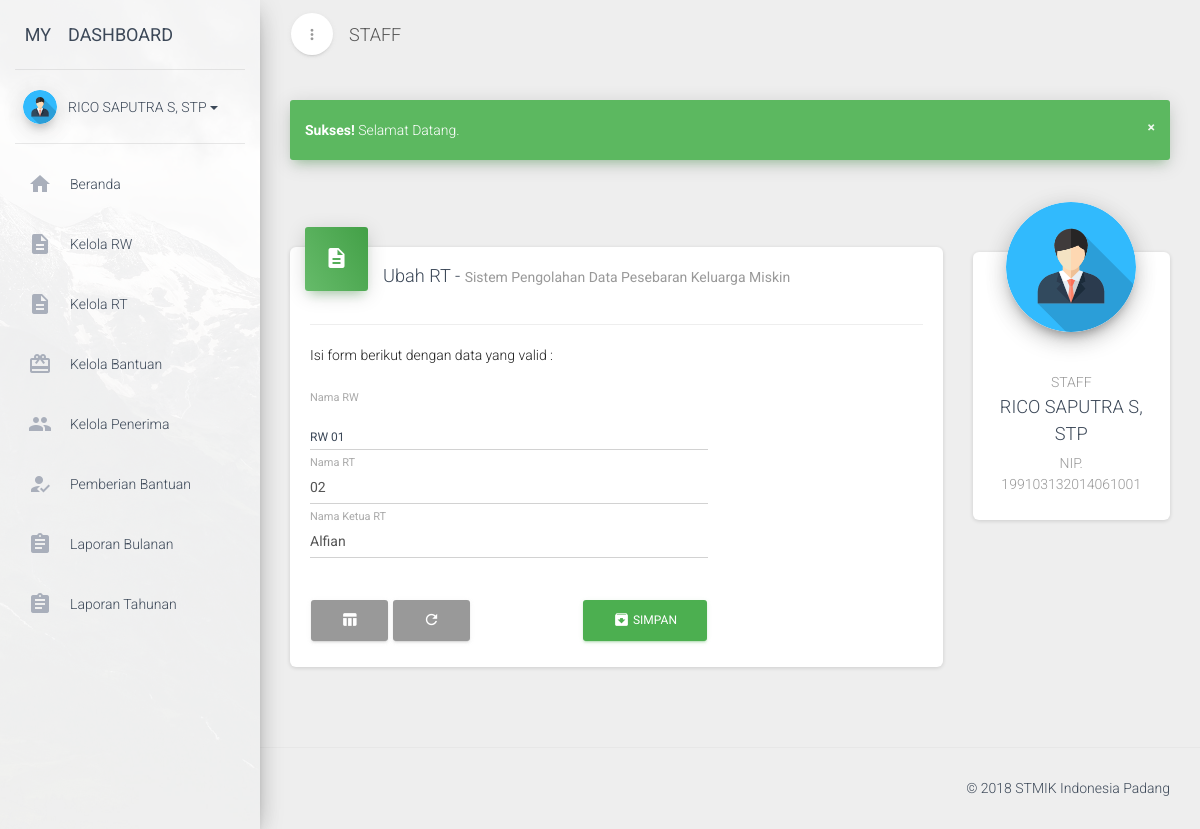
Page /dashboard.php?page=ubah-rt&id=3 (signed in) on the committed database.
### tables this page shows
CREATE TABLE `user_akun` (
  `id` int(11) NOT NULL AUTO_INCREMENT,
  `username` varchar(20) NOT NULL,
  `password` varchar(100) NOT NULL,
  `hak_akses` enum('admin','staff','lurah') NOT NULL,
  `status` tinyint(4) NOT NULL DEFAULT '0',
  `nama` varchar(50) NOT NULL,
  `nip` varchar(20) NOT NULL,
  PRIMARY KEY (`id`)
);

CREATE TABLE `rt` (
  `id` int(11) NOT NULL AUTO_INCREMENT,
  `rw_id` int(11) NOT NULL,
  `nama_rt` varchar(10) NOT NULL,
  `ketua_rt` varchar(50) NOT NULL,
  PRIMARY KEY (`id`)
);

CREATE TABLE `rw` (
  `id` int(11) NOT NULL AUTO_INCREMENT,
  `nama_rw` varchar(3) NOT NULL,
  `ketua_rw` varchar(50) NOT NULL,
  PRIMARY KEY (`id`)
);

### cores/function.php (called while the page is built, shortened)
<?php
	function koneksi() {
		$host = 'localhost';
		$user = 'root';
		$pass = '';
		$db = 'dbraskin';
		$conn = mysqli_connect($host, $user, $pass, $db);
		return $conn;
	}
	function getStaffProfil($id) {
		$conn = koneksi();
		$query = "SELECT * FROM user_akun WHERE id = '$id'";
		$procs = mysqli_query($conn, $query);
		$datas = mysqli_fetch_assoc($procs);
		return $datas;
	}
?>

### views/dashboard/rt/edit.php (the view, shortened to what this page needs)
<div class="row">
    <div class="col-md-9">
        <div class="card">
            <div class="card-header card-header-icon" data-background-color="green">
                <i class="material-icons">description</i>
            </div>
            <div class="card-content">
                <h4 class="card-title">Ubah RT -
                    <small class="category">Sistem Pengolahan Data Pesebaran Keluarga Miskin</small>
                </h4>
                <hr>
                <div class="row">
                    <div class="col-md-8">
                        <?php
                            $rt_id = $_GET['id'];
                            $query2 = "SELECT rt.id AS rtID, rw.id AS rwID, rw.nama_rw, rt.nama_rt, rt.ketua_rt FROM rw, rt WHERE rw.id = rt.rw_id AND rt.id = '$rt_id'";
                            $procs2 = mysqli_query($conn, $query2);
                            $data = mysqli_fetch_assoc($procs2);
                        ?>
                        <p>Isi form berikut dengan data yang valid :</p>
                        <form action="cores/dashboard/rt/edit-rt-process.php" method="post" accept-charset="utf-8">
                            <div class="form-group">
                                <label class="control-label" for="rw_id">Nama RW</label>
                                <select class="selectpicker" data-style="select-with-transition" title="Pilih RW" id="rw_id" name="rw_id">
                                    <option value="<?php echo $data['rwID'] ?>" selected>RW <?php echo $data['nama_rw'] ?></option>
                                </select>
                            </div>
                            <div class="form-group label-floating">
                                <label class="control-label" for="nama">Nama RT</label>
                                <input type="text" class="form-control" name="nama" id="nama" value="<?php echo $data['nama_rt'] ?>">
                            </div>
                            <div class="form-group label-floating">
                                <label class="control-label" for="ketua">Nama Ketua RT</label>
                                <input type="text" class="form-control" name="ketua" id="ketua" value="<?php echo $data['ketua_rt'] ?>">
                            </div><br>
                            <a href="?page=kelola-rt" class="btn btn-default"><i class="material-icons">table_chart</i></a>
                            <button type="reset" class="btn btn-default"><i class="material-icons">refresh</i></button>
                            <button type="submit" class="btn btn-fill btn-success pull-right">
                                <i class="material-icons">archive</i>
                                SIMPAN
                            </button>
                        </form>
                    </div>
                </div>
            </div>
        </div>
    </div>
    <div class="col-md-3">
        <?php include 'views/partials/rightbar.php'; ?>
    </div>
</div>

### views/partials/sidebar.php (shortened to what this page needs)
<div class="sidebar" data-active-color="green" data-background-color="white" data-image="assets/vendors/material-dashboard-pro/assets/img/sidebar-1.jpg">
    <div class="logo">
        <a href="?page=beranda" class="simple-text logo-mini">
            MY
        </a>
        <a href="?page=beranda" class="simple-text logo-normal">
            DASHBOARD
        </a>
    </div>
    <div class="sidebar-wrapper">
        <div class="user">
            <div class="photo">
                <img src="assets/img/avatar.png" />
            </div>
            <div class="info">
                <a data-toggle="collapse" href="user.html#collapseExample" class="collapsed">
                    <span>
                        <?php echo $profil['nama'] ?>
                        <b class="caret"></b>
                    </span>
                </a>
            </div>
        </div>
        <ul class="nav">
            <li class="<?php echo ($_GET['page'] == 'beranda')?'active':''; ?>">
                <a href="?page=beranda">
                    <i class="material-icons">home</i>
                    <p>Beranda</p>
                </a>
            </li>
            <?php
                if ($_SESSION['akses'] == 'staff') {
            ?>
                <li class="<?php echo ($_GET['page'] == 'kelola-rw')?'active':''; ?>">
                    <a href="?page=kelola-rw">
                        <i class="material-icons">description</i>
                        <p>Kelola RW</p>
                    </a>
                </li>
                <li class="<?php echo ($_GET['page'] == 'kelola-rt')?'active':''; ?>">
                    <a href="?page=kelola-rt">
                        <i class="material-icons">description</i>
                        <p>Kelola RT</p>
                    </a>
                </li>
                <li class="<?php echo ($_GET['page'] == 'kelola-bantuan')?'active':''; ?>">
                    <a href="?page=kelola-bantuan">
                        <i class="material-icons">card_giftcard</i>
                        <p>Kelola Bantuan</p>
                    </a>
                </li>
                <li class="<?php echo ($_GET['page'] == 'kelola-penerima')?'active':''; ?>">
                    <a href="?page=kelola-penerima">
                        <i class="material-icons">people</i>
                        <p>Kelola Penerima</p>
                    </a>
                </li>
                <li class="<?php echo ($_GET['page'] == 'kelola-pemberian')?'active':''; ?>">
                    <a href="?page=kelola-pemberian">
                        <i class="material-icons">how_to_reg</i>
                        <p>Pemberian Bantuan</p>
                    </a>
                </li>
                <li class="<?php echo ($_GET['page'] == 'laporan-bulanan')?'active':''; ?>">
                    <a href="?page=laporan-bulanan">
                        <i class="material-icons">assignment</i>
                        <p>Laporan Bulanan</p>
                    </a>
                </li>
                <li class="<?php echo ($_GET['page'] == 'laporan-tahunan')?'active':''; ?>">
                    <a href="?page=laporan-tahunan">
                        <i class="material-icons">assignment</i>
                        <p>Laporan Tahunan</p>
                    </a>
                </li>
            <?php
                }
            ?>
        </ul>
    </div>
</div>

### views/partials/rightbar.php
<div class="card card-profile">
    <div class="card-avatar">
        <a href="#">
            <img class="img" src="assets/img/avatar.png" />
        </a>
    </div>
    <div class="card-content">
        <h6 class="category text-gray"><?php echo $_SESSION['akses']; ?></h6>
        <h4 class="card-title"><?php echo $profil['nama'] ?></h4>
        <p class="description">
            NIP. <?php echo $profil['nip'] ?>
        </p>
    </div>
</div>

### rows in the picture
user_akun: nama "RICO SAPUTRA S, STP", nip "199103132014061001"
rt: rw.nama_rw "01", nama "02", ketua "Alfian"

### other values in the picture
$_SESSION["sukses"] "Selamat Datang."
$_SESSION['akses'] "STAFF"
